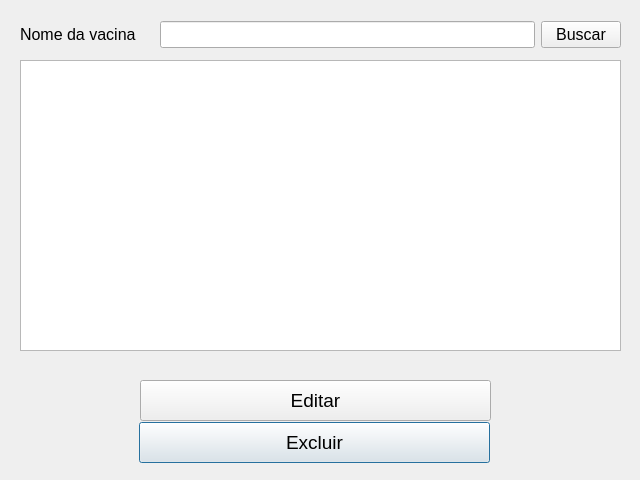
<?xml version="1.0" encoding="UTF-8"?>
<ui version="4.0">
 <class>VaccineView</class>
 <widget class="QDialog" name="VaccineView">
  <property name="geometry">
   <rect>
    <x>0</x>
    <y>0</y>
    <width>640</width>
    <height>480</height>
   </rect>
  </property>
  <property name="windowTitle">
   <string>Vacinas</string>
  </property>
  <widget class="QTableWidget" name="table">
   <property name="geometry">
    <rect>
     <x>20</x>
     <y>60</y>
     <width>601</width>
     <height>291</height>
    </rect>
   </property>
  </widget>
  <widget class="QPushButton" name="removeButton">
   <property name="geometry">
    <rect>
     <x>139</x>
     <y>422</y>
     <width>351</width>
     <height>41</height>
    </rect>
   </property>
   <property name="font">
    <font>
     <pointsize>14</pointsize>
    </font>
   </property>
   <property name="text">
    <string>Excluir</string>
   </property>
  </widget>
  <widget class="QPushButton" name="updateButton">
   <property name="geometry">
    <rect>
     <x>140</x>
     <y>380</y>
     <width>351</width>
     <height>41</height>
    </rect>
   </property>
   <property name="font">
    <font>
     <pointsize>14</pointsize>
    </font>
   </property>
   <property name="text">
    <string>Editar</string>
   </property>
  </widget>
  <widget class="QWidget" name="layoutWidget">
   <property name="geometry">
    <rect>
     <x>20</x>
     <y>20</y>
     <width>601</width>
     <height>29</height>
    </rect>
   </property>
   <layout class="QHBoxLayout" name="horizontalLayout">
    <item>
     <widget class="QLabel" name="label">
      <property name="font">
       <font>
        <pointsize>12</pointsize>
       </font>
      </property>
      <property name="text">
       <string>Nome da vacina    </string>
      </property>
     </widget>
    </item>
    <item>
     <widget class="QLineEdit" name="name">
      <property name="font">
       <font>
        <pointsize>12</pointsize>
       </font>
      </property>
     </widget>
    </item>
    <item>
     <widget class="QPushButton" name="search_btn">
      <property name="font">
       <font>
        <pointsize>12</pointsize>
       </font>
      </property>
      <property name="text">
       <string>Buscar</string>
      </property>
     </widget>
    </item>
   </layout>
  </widget>
 </widget>
 <resources/>
 <connections/>
</ui>
